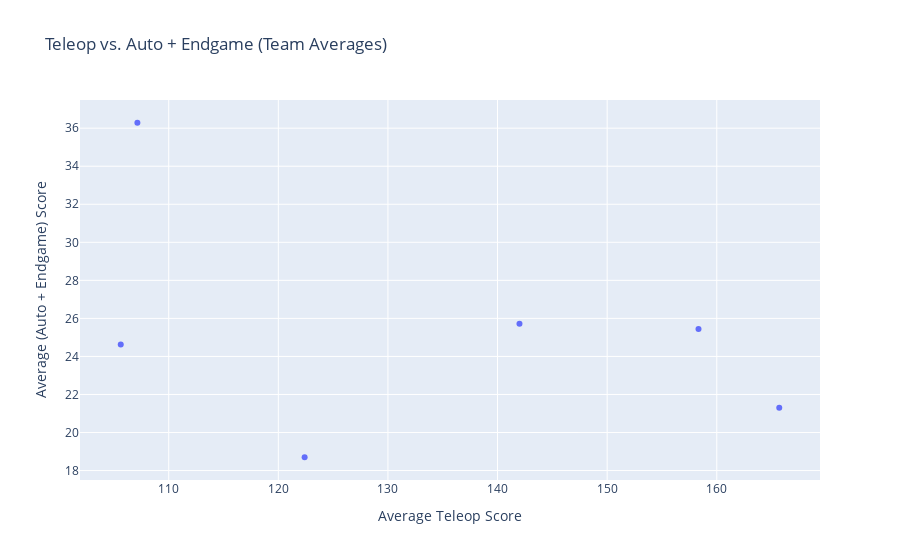

Write notebook code for a chart like this one.
### Code cell
print(scouted_data)
print(match_data)
# Convert all numeric columns, filling NaN with 0
numeric_cols = ["Auto Fuel", "Auto Human Player Score", "Teleop Fuel", 
                "Teleop Human Player Score", "Endgame Climbing Level"]
for col in numeric_cols:
    if col in match_data.columns:
        match_data[col] = pd.to_numeric(match_data[col], errors='coerce').fillna(0)

# Handle boolean column - convert to numeric for averaging
match_data["Auto Climbing Status"] = match_data["Auto Climbing Status"].fillna(False)
if match_data["Auto Climbing Status"].dtype == 'object':
    match_data["Auto Climbing Status"] = match_data["Auto Climbing Status"].astype(str).str.lower().isin(['true', '1', 'yes'])

# Convert boolean to numeric (0 or 1) for averaging
match_data["Auto Climbing Status Numeric"] = match_data["Auto Climbing Status"].astype(int)

# Calculate individual match scores
match_data["All Auto"] = match_data["Auto Fuel"] + match_data["Auto Human Player Score"]
match_data.loc[match_data["Auto Climbing Status"], "All Auto"] += 15
match_data["All Teleop"] = match_data["Teleop Fuel"] + match_data["Teleop Human Player Score"]
match_data["All Endgame"] = match_data["Endgame Climbing Level"]
match_data["Auto and Endgame"] = match_data["All Auto"] + match_data["All Endgame"]

# Group by Team Number and calculate averages
team_stats = match_data.groupby("Team Number").agg({
    "All Teleop": "mean",
    "Auto and Endgame": "mean",
    "All Auto": "mean",
    "All Endgame": "mean",
    "Auto Climbing Status Numeric": "mean",  # Average climb success rate
    "Auto Fuel": "mean",
    "Auto Human Player Score": "mean",
    "Teleop Fuel": "mean",
    "Teleop Human Player Score": "mean",
    "Endgame Climbing Level": "mean"
}).reset_index()

# Rename columns to indicate they're averages
team_stats = team_stats.rename(columns={
    "All Teleop": "Avg Teleop",
    "Auto and Endgame": "Avg Auto+Endgame",
    "All Auto": "Avg Auto",
    "All Endgame": "Avg Endgame",
    "Auto Climbing Status Numeric": "Climb Success Rate",
    "Auto Fuel": "Avg Auto Fuel",
    "Auto Human Player Score": "Avg Auto Human Player",
    "Teleop Fuel": "Avg Teleop Fuel",
    "Teleop Human Player Score": "Avg Teleop Human Player",
    "Endgame Climbing Level": "Avg Endgame Level"
})

print(f"\nTeam averages shape: {team_stats.shape}")
print(f"Number of unique teams: {len(team_stats)}")
print("\nSample of team averages:")
print(team_stats.head())

# Minimal fix - include all data in custom_data
fig = px.scatter(
    team_stats, 
    x="Avg Teleop", 
    y="Avg Auto+Endgame", 
    title="Teleop vs. Auto + Endgame (Team Averages)",
    custom_data=team_stats[["Team Number", "Avg Auto", "Avg Endgame", "Climb Success Rate"]]  # Include ALL data needed
)

fig.update_traces(
    hovertemplate=(
        "<b>Team %{customdata[0]}</b><br>"
        "Avg Teleop: %{x:.1f}<br>"
        "Avg Auto+Endgame: %{y:.1f}<br>"
        "Avg Auto: %{customdata[1]:.1f}<br>"
        "Avg Endgame: %{customdata[2]:.1f}<br>"
        "Climb Success: %{customdata[3]:.1%}<extra></extra>"
    )
)

fig.update_layout(
    xaxis_title="Average Teleop Score",
    yaxis_title="Average (Auto + Endgame) Score"
)

fig.show()

### Figure 1 — Plotly figure (JSON) as saved in the notebook; plotly's stock layout.template omitted (floating-point values rounded to 4 significant figures)
{"data": [{"customdata": [["118", 25.71, 0, 0.4286], ["1678", 18.7, 0, 0.4], ["254", 24.62, 0, 0.5], ["3504", 36.29, 0, 0.8571], ["67", 25.44, 0, 0.4444], ["8393", 21.3, 0, 0.2]], "hovertemplate": "<b>Team %{customdata[0]}</b><br>Avg Teleop: %{x:.1f}<br>Avg Auto+Endgame: %{y:.1f}<br>Avg Auto: %{customdata[1]:.1f}<br>Avg Endgame: %{customdata[2]:.1f}<br>Climb Success: %{customdata[3]:.1%}<extra></extra>", "legendgroup": "", "marker": {"color": "#636efa", "symbol": "circle"}, "mode": "markers", "name": "", "orientation": "v", "showlegend": false, "type": "scatter", "x": [142.0, 122.4, 105.6, 107.1, 158.3, 165.7], "xaxis": "x", "y": [25.71, 18.7, 24.62, 36.29, 25.44, 21.3], "yaxis": "y"}], "layout": {"legend": {"tracegroupgap": 0}, "title": {"text": "Teleop vs. Auto + Endgame (Team Averages)"}, "xaxis": {"anchor": "y", "domain": [0, 1], "title": {"text": "Average Teleop Score"}}, "yaxis": {"anchor": "x", "domain": [0, 1], "title": {"text": "Average (Auto + Endgame) Score"}}}}
